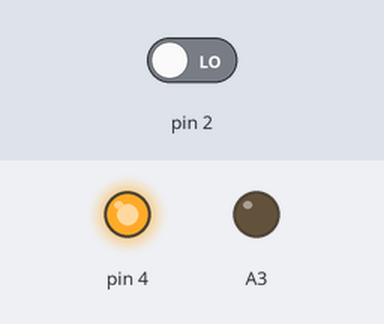
Recording of a sketch running on a simulated Arduino Uno, built with avr-gcc and run on an emulated ATmega328P. Parts: output pins drawn as LEDs (lit = HIGH). The inputs (shaded band) are chosen by the test bench; at power-on: pin 2 LOW.

Above: at 1.2 s.
1.3 s: pin 2 driven HIGH
At 1.6 s:
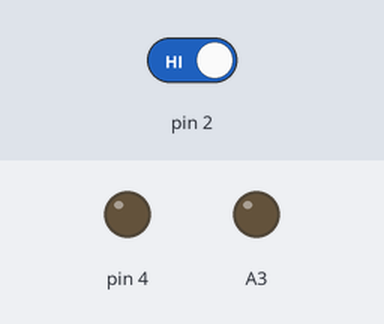
2.8 s: pin 2 driven LOW
At 3.9 s:
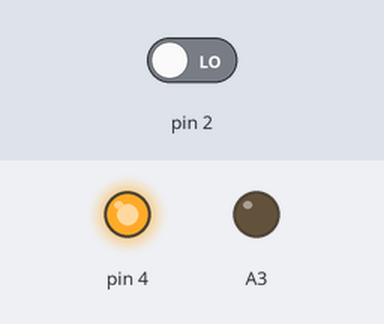
Timing chart, 0 to 5.8 s (numbered marks = the images above; inputs shaded):
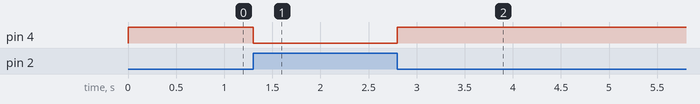

The sketch:

infRedSensor.ino
```cpp
// C++ code
//
void setup()
{
  pinMode(A4, INPUT);
  pinMode(2, INPUT);
  pinMode(4, OUTPUT);
  pinMode(A3, INPUT);
  pinMode(A3, OUTPUT);
  digitalWrite(3, LOW);
  digitalWrite(4, LOW);
}

void loop()
{
  if (digitalRead(2) == 1) {
    digitalWrite(3, HIGH);
    digitalWrite(4, LOW);
  } else {
    digitalWrite(3, LOW);
    digitalWrite(4, HIGH);
  }
}
```

Measured:
- after the input at 1.3 s, pin 4: HIGH → LOW at once
- after the input at 2.8 s, pin 4: LOW → HIGH at once
